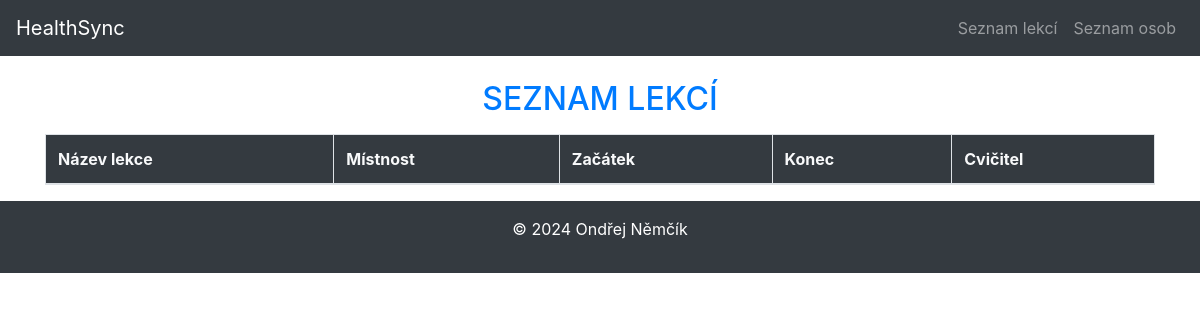
The page /rezervace/seznam/ on the database as committed earlier.
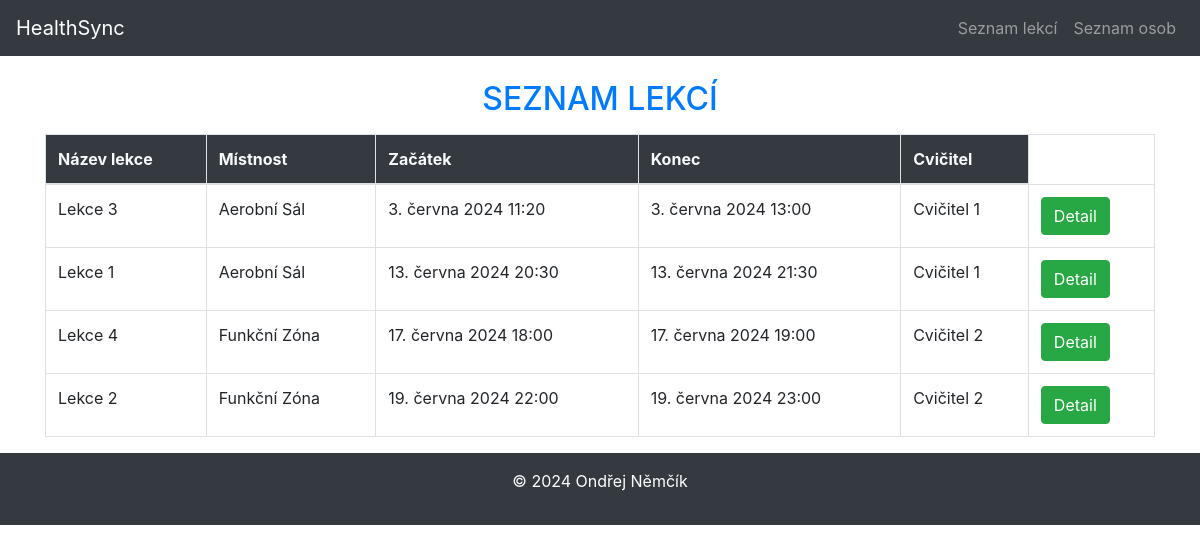
The same page on the database as committed later.
### HealthSync/models.py (models this page shows, shortened)
class Lekce(models.Model):
    nazev = models.CharField(max_length=100, verbose_name='Název lekce', help_text='Zadejte název lekce')
    mistnost = models.ForeignKey(Mistnost, on_delete=models.CASCADE, verbose_name='Místnosti',
                                 error_messages={'blank': 'Místnost musí být zvolena'})
    cvicitel = models.ForeignKey(Osoba, on_delete=models.CASCADE, verbose_name='Cvičitel',
                                 error_messages={'blank': 'Cvičitel musí být zvolen'})
    start = models.DateTimeField()
    konec = models.DateTimeField()
    class Meta:
        ordering = ['nazev']
        verbose_name = 'Lekce'
        verbose_name_plural = 'Lekce'

class Mistnost(models.Model):
    jmeno = models.CharField(max_length=50, verbose_name='Název místnosti',
                             error_messages={'blank': 'Jméno místnosti musí být vyplněno'})
    kapacita = models.IntegerField(default=0, verbose_name='Kapacita', help_text='Kapacita musí být vyplněna')
    class Meta:
        ordering = ['jmeno']
        verbose_name = 'Místnost'
        verbose_name_plural = 'Místnosti'
    def __str__(self):
        return self.jmeno

class Osoba(models.Model):
    STATUS = [
        ('zakaznik', 'Zákazník'),
        ('zamestnanec', 'Zaměstnanec'),
        ('brigadnik', 'Brigádník'),
        ('cvicitel', 'Cvičitel'),
    ]
    PREDPLATNE = [
        ('ucet', 'Účet'),
        ('permanentka', 'Permanentka'),
        ('clen', 'Člen'),
    ]
    status = models.CharField(max_length=15, choices=STATUS, default='zakaznik', verbose_name='Typ účtu')
    predplatne = models.CharField(max_length=15, choices=PREDPLATNE, default='ucet', verbose_name='Typ předplatného')
    jmeno = models.CharField(max_length=100, verbose_name='Jméno', help_text='')
    prijmeni = models.CharField(max_length=100, verbose_name='Přijmení', help_text='Zadejte přijmení uživatele')
    telefon = models.CharField(max_length=16, verbose_name='Telefon', validators=[TELEFON_REGEX],
                               help_text='Zadejte telefon v podobě: +420 777 777 777',)
    email = models.EmailField(unique=True, verbose_name='Email',
                              error_messages={'unique': 'E-mailová adresa musí být jedinečná',
                                              'invalid': 'Neplatná e-mailová adresa',
                                              'blank': 'Pole nesmí být prázdné'}
                              )
    adresa = models.CharField(max_length=100, blank=True, verbose_name='Adresa')
    psc = models.PositiveIntegerField(verbose_name='PSČ', help_text='Zadejte poštovní směrovací číslo (bez mezery)',
                                      validators=[PSC_REGEX])
    info = models.TextField(blank=True, null=True)
    class Meta:
        ordering = ['prijmeni', 'jmeno']
        verbose_name = 'Osoba'
        verbose_name_plural = 'Osoba'
    def __str__(self):
        return f"{self.jmeno} {self.prijmeni}"

### HealthSync/views.py (the view)
# urls.py: path('seznam/', views.LekceListView.as_view(), name='seznam_lekci'),
class LekceListView(ListView):
    model = Lekce
    template_name ='lekce/lekce_list.html'
    context_object_name ='lekce_list'
    queryset = Lekce.objects.order_by('start')

### HealthSync/templates/Lekce/lekce_list.html
{% extends 'base.html' %}
{% block content %}
    <h2 class="text-primary text-center text-uppercase m-3">Seznam lekcí</h2>
    <div>
        <table class="table table-bordered table-responsive-lg">
            <thead class="bg-dark text-light">
                <tr>
                    <th>Název lekce</th>
                    <th>Místnost</th>
                    <th>Začátek</th>
                    <th>Konec</th>
                    <th>Cvičitel</th>
                </tr>
            </thead>
            <tbody>
                {% for lekce in lekce_list %}
                <tr>
                    <td>{{ lekce.nazev }}</td>
                    <td>{{lekce.mistnost}}</td>
                    <td>{{lekce.start}}</td>
                    <td>{{lekce.konec}}</td>
                    <td>{{lekce.cvicitel}}</td>
                    <td><a href="{% url 'detail_lekce' lekce.id %}" class="btn btn-success">Detail</a></td>
                </tr>
                {% endfor %}
            </tbody>
        </table>
    </div>
{% endblock %}

### HealthSync/templates/base.html (shortened to what this page needs)
<!DOCTYPE html>
<html lang="cs">
<head>
    <link href="https://stackpath.bootstrapcdn.com/bootstrap/4.5.2/css/bootstrap.min.css" rel="stylesheet">
    <link href="https://cdnjs.cloudflare.com/ajax/libs/fullcalendar/3.10.2/fullcalendar.min.css" rel="stylesheet">
</head>
<body>
    <nav class="navbar navbar-expand-lg navbar-dark bg-dark">
        <a class="navbar-brand" href="/">HealthSync</a>
        <div class="collapse navbar-collapse" id="navbarNav">
            <ul class="navbar-nav ml-auto">
                <li class="nav-item">
                    <a class="nav-link" href="/rezervace/seznam">Seznam lekcí</a>
                </li>
                <li class="nav-item">
                    <a class="nav-link" href="/rezervace/lide">Seznam osob</a>
                </li>
            </ul>
        </div>
    </nav>
    <div class="container mt-4">
        {% block content %}
        {% endblock %}
    </div>
    <footer class="bg-dark text-white text-center py-3">
        <p>&copy; 2024 Ondřej Němčík</p>
    </footer>
</body>
</html>

Rows that differ between the two databases and show on the page:
added Lekce: nazev "Lekce 3", mistnost "Aerobní Sál", start "3. června 2024 11:20", konec "3. června 2024 13:00", cvicitel "Cvičitel 1"
added Lekce: nazev "Lekce 1", mistnost "Aerobní Sál", start "13. června 2024 20:30", konec "13. června 2024 21:30", cvicitel "Cvičitel 1"
added Lekce: nazev "Lekce 4", mistnost "Funkční Zóna", start "17. června 2024 18:00", konec "17. června 2024 19:00", cvicitel "Cvičitel 2"
added Lekce: nazev "Lekce 2", mistnost "Funkční Zóna", start "19. června 2024 22:00", konec "19. června 2024 23:00", cvicitel "Cvičitel 2"
